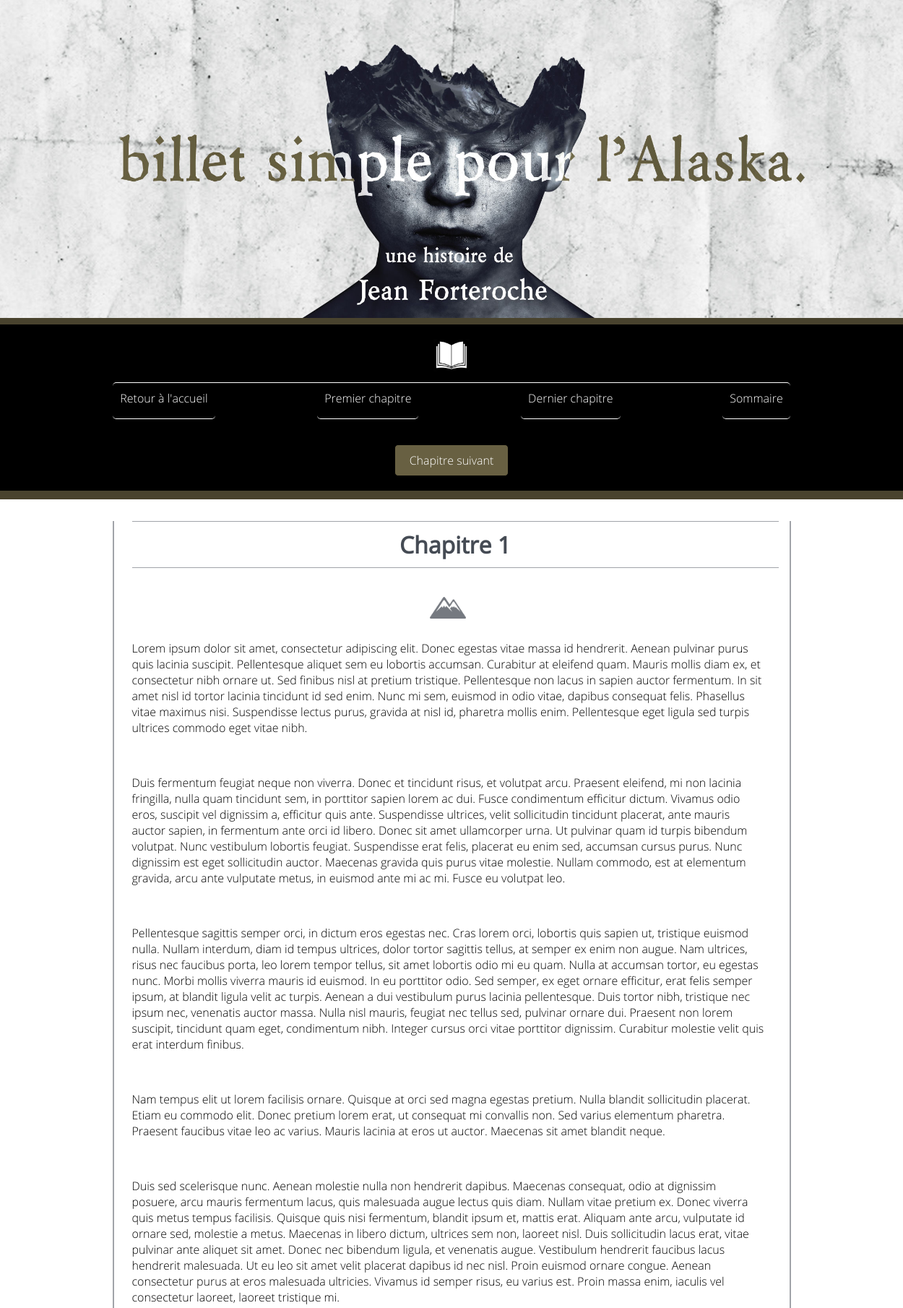
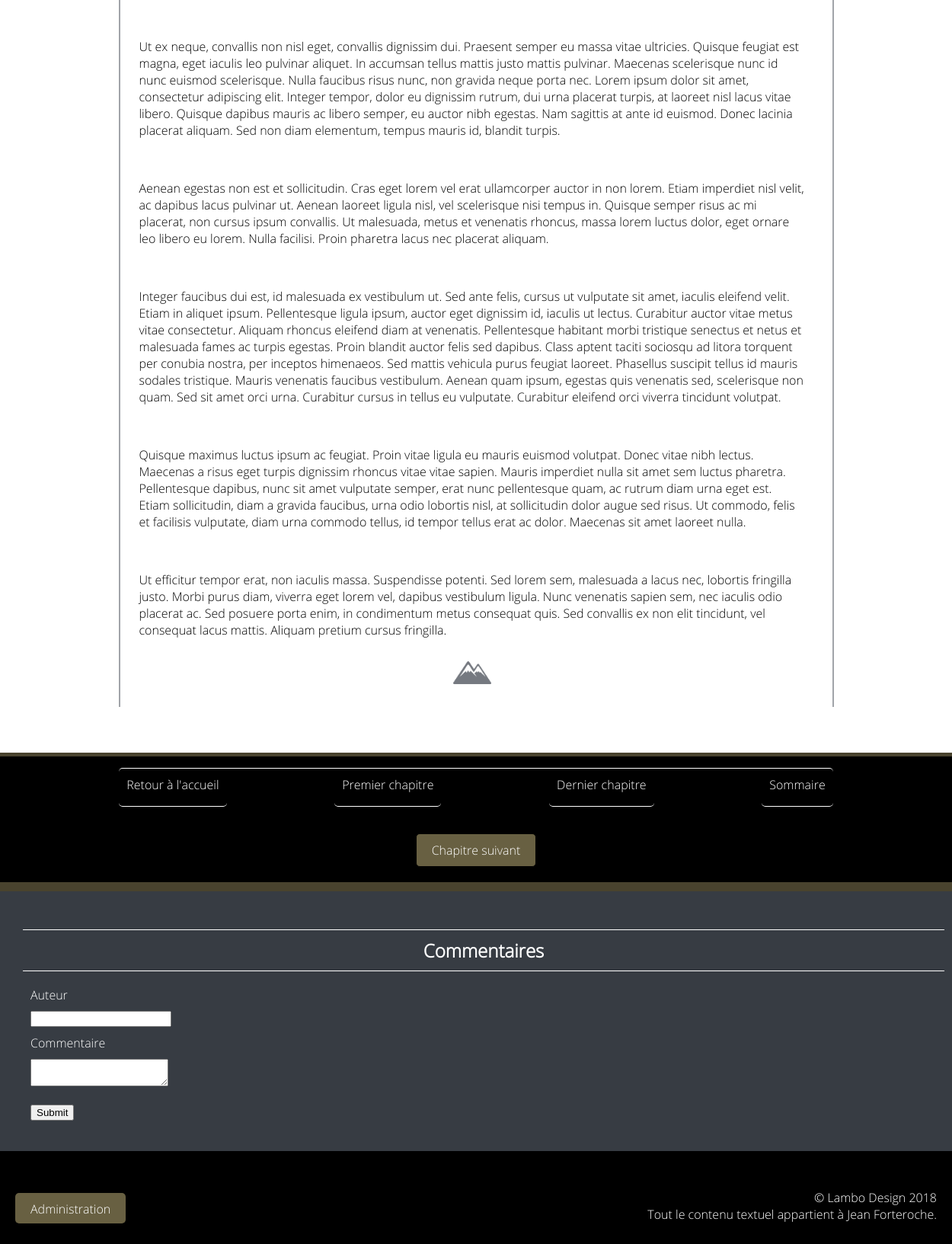
Screenshot of /index.php?action=firstChap with the database file from the repository (2 pictures, top to bottom).
### tables this page shows
CREATE TABLE IF NOT EXISTS `posts` (
  `id` int(11) NOT NULL AUTO_INCREMENT,
  `title` varchar(255) NOT NULL,
  `content` text NOT NULL,
  `creation_date` datetime NOT NULL,
  PRIMARY KEY (`id`)
);

### controller/frontend.php (called while the page is built, shortened)
<?php
require_once('model/PostManager.php');
function firstChap()
{
    $postManager = new \OpenClassrooms\Blog\Model\PostManager();
    $chap = $postManager->getFirstChap();
    $maxId = $postManager->getMaxId();
    require('view/frontend/postView.php');
}

### model/PostManager.php (called while the page is built, shortened)
<?php
class PostManager extends Manager
{
    public function getFirstChap()
    {
        $db = $this->dbConnect();
        $req = $db->query('SELECT id, title, content, DATE_FORMAT(creation_date, \'%d/%m/%Y à %Hh%imin%ss\') AS creation_date_fr FROM posts WHERE id = 1');
        $chap = $req->fetch();
        return $chap;
    }
    function getMaxId()
    {
        $db = $this->dbConnect();
        $req = $db->query('SELECT id FROM posts WHERE id = (SELECT MAX(id) FROM posts)');
        $maxId = $req->fetch();
        return $maxId;
    }
}

### view/frontend/postView.php (the view, shortened to what this page needs)
<div class="navbox">
    <img id="book" src="public/img/book.jpg">
    <div class="navigation">
        <a href="index.php">Retour à l'accueil</a>
        <a href="index.php?action=firstChap">Premier chapitre</a>
        <a href="index.php?action=lastChap">Dernier chapitre</a>
        <a href="index.php?action=allChaps">Sommaire</a>
    </div>
    <div id="pagination">
        <?php
        if ($chap['id'] != $maxId['id']) {
        ?>
        <a href="index.php?action=nextChap&amp;id=<?= $chap['id'] ?>">Chapitre suivant</a>
        <?php
        }
        ?>
    </div>
</div>
<div class="paper">
    <div class="chapter">
            <h2><?= htmlspecialchars($chap['title']) ?></h2>
            <div class="mountainbox">
                <img class="mountain" src="public/img/mountain.png">
            </div>
            <p><?= ($chap['content']) ?></p>
            <div class="mountainbox">
                <img class="mountain" src="public/img/mountain.png">
            </div>
    </div>
</div>
<div id="adminboutons">
</div>
<div class="navbox">
    <div class="navigation">
        <a href="index.php">Retour à l'accueil</a>
        <a href="index.php?action=firstChap">Premier chapitre</a>
        <a href="index.php?action=lastChap">Dernier chapitre</a>
        <a href="index.php?action=allChaps">Sommaire</a>
    </div>
    <div id="pagination">
    <?php
    if ($chap['id'] != $maxId['id']) {
    ?>
    <a href="index.php?action=nextChap&amp;id=<?= $chap['id'] ?>">Chapitre suivant</a>
    <?php
    }
    ?>
    </div>
</div>
<div class="comments">
    <h2>Commentaires</h2>
    <form action="index.php?action=addComment&amp;id=<?= $chap['id'] ?>" method="post">
        <div>
            <label for="author">Auteur</label><br />
            <input type="text" id="author" name="author" />
        </div>
        <div>
            <label for="comment">Commentaire</label><br />
            <textarea id="comment" name="comment"></textarea>
        </div>
        <div>
            <input type="submit" />
        </div>
    </form>
</div>
<?php require('template.php'); ?>

### public/css/style.css (style rules this page uses)
h1, h2 { text-align:center; }
h2 { font-family: 'opensanslight'; }
a { text-decoration: none; }
body { margin: 0; margin:0; background-color: black; display: flex; flex-direction: column; justify-content: center; }
.navbox { background-color: black; width: 100%; display: flex; flex-direction: column; justify-content: center; margin: 0px; padding: 0px; border-bottom: 12px solid rgba(104,96,66,0.7); border-top: 5px solid rgba(104,96,66,0.7); margin-right: 5px solid rgba(104,96,66,0.7); margin-left: 5px solid rgba(104,96,66,0.7); }
#book { width: 50px; height: auto; margin: auto; margin-top: 20px; }
.navigation { height: 50px; width:75%; display: flex; flex-direction: row; justify-content: space-between; padding: 0; margin: auto; margin-top: 15px; margin-bottom: 15px; border-top: 1px solid white; border-radius: 5px; }
.navigation a { padding: 10px; text-decoration: none; color:white; font-family: 'opensanslight'; border-bottom: 1px white solid; border-radius: 5px; }
#pagination { width:75%; display: flex; flex-direction: row; justify-content: center; padding: 0; margin: auto; margin-top: 20px; margin-bottom: 20px; left:0; right:0; }
#pagination a { padding: 10px; padding-left: 20px; padding-right: 20px; text-decoration: none; color:white; background-color: rgb(104,96,66); font-family: 'opensanslight'; margin: 0px 10px 0px 10px; border-radius: 5px; border: 1px solid black; }
.paper { width:100%; margin:auto; background-color: white; margin: 0px; padding: 0px; display: flex; flex-direction: column; justify-content: center; align-items: center; }
.chapter { width: 70%; margin: auto; margin-bottom: 20px; margin-top: 30px; padding: 0px 35px 0px 25px; border-right: 2px solid rgba(69,75,84,0.5); border-left: 2px solid rgba(69,75,84,0.5); }
.chapter h2 { padding: 10px; font-size: 2em; margin: 0px 0px 30px 0px; font-family: 'opensansregular'; color: rgba(69,75,84,1); width: 100%; border-bottom: rgba(69,75,84,0.5) 1px solid; border-top: rgba(69,75,84,0.5) 1px solid; }
.chapter p { font-family: 'opensanslight'; margin-top:0px; }
.mountain { height: 50px; width: auto; }
.mountainbox { width: 100%; margin: 20px 0px 20px 0px; display: flex; justify-content: center; }
#adminboutons { width:100%; display: flex; flex-direction: row; justify-content: center; padding: 20px; margin: auto; left:0; right:0; background-color: white; }
.comments { background-color: rgba(69,75,84,0.8); display: flex; flex-direction: column; justify-content: center; padding: 30px; }
.comments h2 { color: white; font-family: 'opensanslight'; width: 100%; border-top: 1px white solid; border-bottom: 1px white solid; padding: 10px; }
.comments input { margin: 10px; }
.comments textarea { margin: 10px; }
.comments label { color: white; font-family: 'opensanslight'; margin: 10px; }

### rows the page displays
posts: title "Chapitre 1", content "Lorem ipsum dolor sit amet, consectetur adipiscing elit. Donec egestas vitae massa id hendrerit. Aenean pulvinar purus quis lacinia suscipit. Pellentesque aliquet sem eu lobortis accumsan. Curabitur at eleifend quam. Mauris mollis diam ex, et consectetur nibh ornare ut. Sed finibus nisl at pretium tristique. Pellentesque non lacus in sapien auctor fermentum. In sit amet nisl id tortor lacinia tincidunt id sed enim. Nunc mi sem, euismod in odio vitae, dapibus consequat felis. Phasellus vitae maximus nisi. Suspendisse lectus purus, gravida at nisl id, pharetra mollis enim. Pellentesque eget ligula sed turpis ultrices commodo eget vitae nibh. Duis fermentum feugiat neque non viverra. Donec et…"
